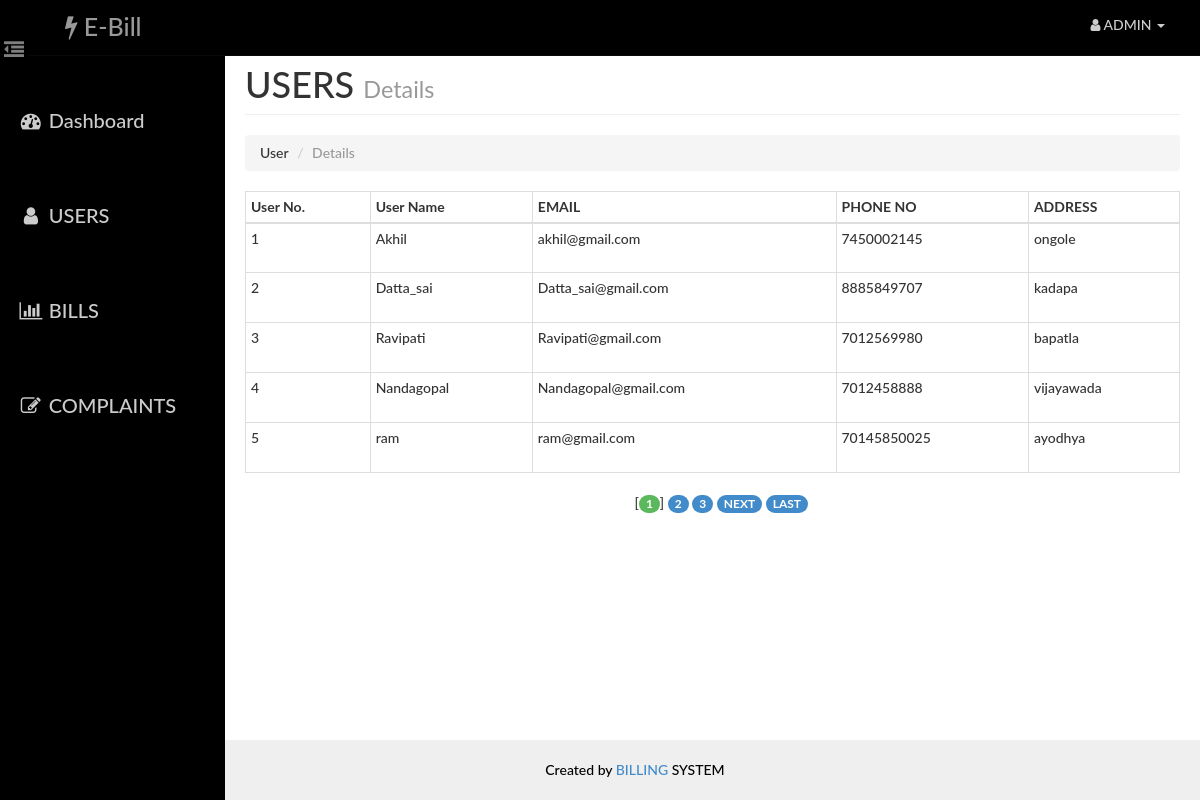
The page /admin/users.php (signed in) on the database its author committed.
### tables this page shows
CREATE TABLE `user` (
  `id` int(14) NOT NULL,
  `name` varchar(40) NOT NULL,
  `email` varchar(40) NOT NULL,
  `phone` varchar(255) NOT NULL,
  `pass` varchar(20) NOT NULL,
  `address` varchar(100) NOT NULL
);

### admin/paging1.php (called while the page is built, shortened)
<?php
    $rowsperpage = 5;
    if (isset($_GET['currentpage']) && is_numeric($_GET['currentpage'])) {
       $currentpage = (int) $_GET['currentpage'];
    } else {
       $currentpage = 1;
    }
    $offset = ($currentpage - 1) * $rowsperpage;
 ?>

### Includes/admin.php (called while the page is built, shortened)
<?php
    function retrieve_users_detail($id,$offset, $rowsperpage)
    {
        global $con;
        $query  = "SELECT * FROM user ";
        $query .= " LIMIT {$offset}, {$rowsperpage} ";
        $result = mysqli_query($con,$query);
        return $result;
    }
 ?>

### admin/users.php (the view, shortened to what this page needs)
<?php
    require_once('head_html.php');
    require_once('../Includes/session.php');
    require_once('../Includes/admin.php');
?>
<body>
    <div id="wrapper">
        <?php
            require_once("nav.php");
            require_once("sidebar.php");
        ?>
        <div id="page-content-wrapper">
            <div class="container-fluid">
                <div class="row">
                    <div class="col-lg-12">
                        <h1 class="page-header">
                            USERS
                            <small>Details</small>
                        </h1>
                        <ol class="breadcrumb">
                          <li>User</li>
                          <li class="active">Details</li>
                        </ol>
                        <div class="table-responsive" style="padding-top: 0">
                                <table class="table table-hover table-bordered table-condensed">
                                    <thead>
                                        <tr>
                                            <th>User No.</th>
                                            <th>User Name</th>
                                            <th>EMAIL</th>
                                            <th>PHONE NO</th>
                                            <th>ADDRESS</th>
                                        </tr>
                                    </thead>
                                    <tbody>
                                     <?php
                                            include("paging1.php");
                                            $result = retrieve_users_detail($_SESSION['aid'],$offset, $rowsperpage);
                                            while($row = mysqli_fetch_assoc($result)){
                                            ?>
                                                <tr>
                                                    <td height="50"><?php echo $row['id'] ?></td>
                                                    <td><?php echo $row['name'] ?></td>
                                                    <td><?php echo $row['email'] ?></td>
                                                    <td><?php echo $row['phone'] ?></td>
                                                    <td><?php echo $row['address'] ?></td>
                                                </tr>
                                            <?php } ?>
                                    </tbody>
                                </table>
                                <?php include("paging2.php");  ?>
                        </div>
                    </div>
                </div>
            </div>
        </div>
    </div>
<?php
    require_once("footer.php");
?>
</body>
</html>

### assets/css/dash_admin.css (style rules this page uses)
html { height: 100%; }
body, html { width: 100%; height: 100%; }
body, h1, h2, h3, h4, h5, h6 { font-family: "Lato","Helvetica Neue",Helvetica,Arial,sans-serif; font-weight: 500; }
#wrapper { padding-left: 10px; padding-top: 5px; -webkit-transition: all 0.5s ease; -moz-transition: all 0.5s ease; -o-transition: all 0.5s ease; transition: all 0.5s ease; }
#page-content-wrapper { width: 100%; padding: 15px; min-height:100%; }
@media (min-width:768px) { #wrapper { padding-left: 225px; } }
@media (min-width:768px) { #page-content-wrapper { padding: 20px; } }
.table-responsive { padding-top: 20px; padding-bottom: 20px; }

### rows shown on the page
user: id "1", name "Akhil", email "akhil@gmail.com", phone "7450002145", address "ongole"
user: id "2", name "Datta_sai", email "Datta_sai@gmail.com", phone "8885849707", address "kadapa"
user: id "3", name "Ravipati", email "Ravipati@gmail.com", phone "7012569980", address "bapatla"
user: id "4", name "Nandagopal", email "Nandagopal@gmail.com", phone "7012458888", address "vijayawada"
user: id "5", name "ram", email "ram@gmail.com", phone "70145850025", address "ayodhya"
